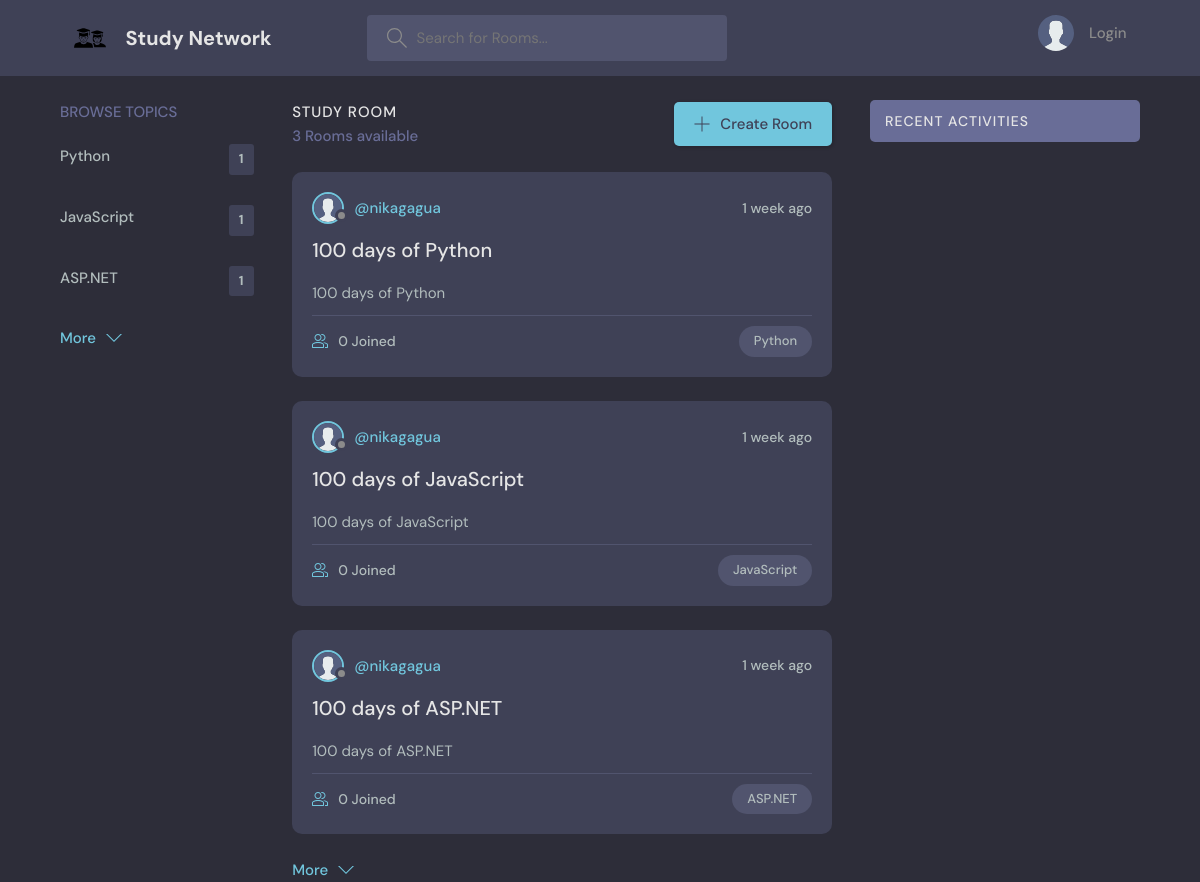
/, run on an earlier commit of the app's database.
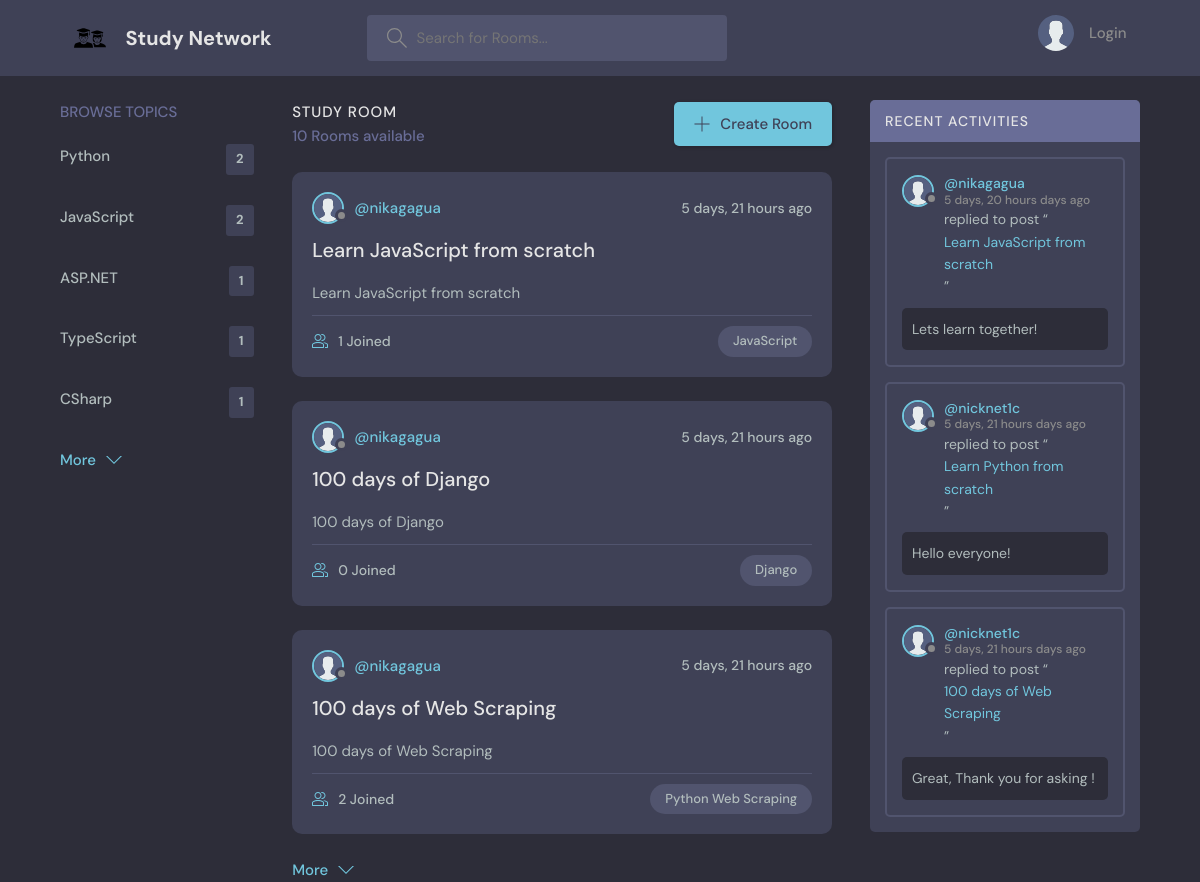
And on a later commit of the database.
### base/models.py (models this page shows, shortened)
class Topic(models.Model):
    name = models.CharField(max_length=200)
    class Meta:
        ordering = ['-name']

class Room(models.Model):
    host = models.ForeignKey(User, on_delete=models.SET_NULL, null=True)
    topic = models.ForeignKey(Topic, on_delete=models.SET_NULL, null=True)
    name = models.CharField(max_length=200)
    description = models.TextField(null=True, blank=True)
    participants = models.ManyToManyField(User, related_name='participants', blank=True)
    updated = models.DateTimeField(auto_now=True)
    created = models.DateTimeField(auto_now_add=True)
    class Meta:
        ordering = ['-updated', '-created']

class User(AbstractUser):
    username = models.CharField(max_length=150, unique=True)
    name = models.CharField(max_length=200, null=True)
    email = models.EmailField(unique=True, null=True)
    bio = models.TextField(null=True)
    avatar = models.ImageField(null=True, default="avatar.svg")
    USERNAME_FIELD = 'email'
    REQUIRED_FIELDS = ['username']

class Message(models.Model):
    user = models.ForeignKey(User, on_delete=models.CASCADE)
    room = models.ForeignKey(Room, on_delete=models.CASCADE)
    body = models.TextField()
    updated = models.DateTimeField(auto_now=True)
    created = models.DateTimeField(auto_now_add=True)
    class Meta:
        ordering = ['-updated', '-created']

### base/views.py (the view)
# urls.py: path('', views.home, name='home'),
def home(request):
    q = request.GET.get('q') if request.GET.get('q') is not None else ''
    topics = Topic.objects.annotate(room_count=Count('room')).order_by('-room_count')
    rooms = Room.objects.filter(
        Q(topic__name__icontains=q) |
        Q(name__icontains=q) |
        Q(description__icontains=q)
    )[:3]
    show_all_room = Room.objects.filter(
        Q(topic__name__icontains=q) |
        Q(name__icontains=q) |
        Q(description__icontains=q)
    )[3:]
    top_topics = topics[0:5]
    other_topics = topics[5:]
    room_by_topic = {topic.id: Room.objects.filter(topic=topic)[0:3] for topic in top_topics}
    all_room_by_topic = {topic.id: Room.objects.filter(topic=topic)[3:0] for topic in top_topics}
    all_room_count = Room.objects.all().count()
    room_messages = Message.objects.filter(
        Q(room__topic__name__icontains=q))[0:3]
    user = request.user if request.user.is_authenticated else None
    context = {
        'user': user,
        'rooms': rooms,
        'topics': top_topics,
        'room_messages': room_messages,
        'other_topics': other_topics,
        'all_room_count': all_room_count,
        'room_by_topic': room_by_topic,
        'all_room_by_topic': all_room_by_topic,
        'q': q
    }
    return render(request, 'base/home.html', context)

### base/templates/base/home.html (shortened to what this page needs)
{% extends 'main.html' %}
{% block content %}
    <body>
    <main class="layout layout--3">
        <div class="container">
            {% include 'base/topic_component.html' %}
            {% include 'base/feed_component.html' %}
            {%  include 'base/activity_component.html' %}
        </div>
    </main>
    </body>
{% endblock %}

### base/templates/base/topic_component.html (shortened to what this page needs)
<div class="topics">
    <div class="topics__header">
        <h2>Browse Topics</h2>
    </div>
    <ul class="topics__list" id="defaultTopics">
        {% for topic in topics %}
            <li>
                <a href="{% url 'home' %}?q={{ topic.name }}">
                    {{ topic.name }} <span>{{ topic.room_count }}</span>
                </a>
            </li>
        {% endfor %}
    </ul>
    <a class="btn btn--link" href="#" id="showMoreTopics">
        More
        <svg xmlns="http://www.w3.org/2000/svg" width="32" height="32" viewBox="0 0 32 32">
            <title>chevron-down</title>
            <path d="M16 21l-13-13h-3l16 16 16-16h-3l-13 13z"></path>
        </svg>
    </a>
</div>

### base/templates/base/feed_component.html (shortened to what this page needs)
<div class="roomList">
    <div class="roomList__header">
        <div>
            <h2>Study Room</h2>
            <p>{{ all_room_count }} Rooms available</p>
        </div>
        <a class="btn btn--main" href="{% url 'create-room' %}">
            <svg xmlns="http://www.w3.org/2000/svg" width="32" height="32"
                 viewBox="0 0 32 32">
                <title>add</title>
                <path
                        d="M16.943 0.943h-1.885v14.115h-14.115v1.885h14.115v14.115h1.885v-14.115h14.115v-1.885h-14.115v-14.115z"
                ></path>
            </svg>
            Create Room
        </a>
    </div>
    {% for room in rooms %}
        <div class="roomListRoom">
            <div class="roomListRoom__header">
                <a href="{% url 'user-profile' room.host.id %}" class="roomListRoom__author">
                    <div class="avatar avatar--small">
                        <img src="{{ room.host.avatar.url }}" alt="user avatar"/>
                    </div>
                    <span>@{{ room.host.username }}</span>
                </a>
                <div class="roomListRoom__actions">
                    <span>{{ room.created | timesince }} ago</span>
                </div>
            </div>
            <div class="roomListRoom__content">
                <a href="{% url 'room' room.id %}">{{ room.name }}</a>
                <p>
                    {{ room.description }}
                </p>
            </div>
            <div class="roomListRoom__meta">
                <a href="{% url 'room' room.id %}" class="roomListRoom__joined">
                    {{ room.participants.count }} Joined
                </a>
                <p class="roomListRoom__topic">{{ room.topic.name }}</p>
            </div>
        </div>
    {% endfor %}
    <a class="btn btn--link" href="#" id="showMoreRooms">
        More
        <svg xmlns="http://www.w3.org/2000/svg" width="32" height="32" viewBox="0 0 32 32">
            <title>chevron-down</title>
            <path d="M16 21l-13-13h-3l16 16 16-16h-3l-13 13z"></path>
        </svg>
    </a>
</div>

### base/templates/base/activity_component.html (shortened to what this page needs)
<div class="activities">
    <div class="activities__header">
        <h2>Recent Activities</h2>
    </div>
    {% for message in room_messages %}
        <div class="activities__box">
            <div class="activities__boxHeader roomListRoom__header">
                <a href="{% url 'user-profile' message.user.id %}" class="roomListRoom__author">
                    <div class="avatar avatar--small">
                        <img src="{{ message.user.avatar.url }}" alt="user avatar"/>
                    </div>
                    <p>
                        @{{ message.user.username }}
                        <span>{{ message.created | timesince }} days ago</span>
                    </p>
                </a>
            </div>
            <div class="activities__boxContent">
                <p>replied to post “<a href="{% url 'room' message.room.id %}">{{ message.room.name }}</a>”</p>
                <div class="activities__boxRoomContent">
                    {{ message.body }}
                </div>
            </div>
        </div>
    {% endfor %}
</div>

What changed in the data, as far as the page shows it:
no longer on this page (row unchanged): Room: host.avatar (placeholder picture), host.username "nikagagua", created "1 week", name "100 days of Python", description "100 days of Python", participants.count "0", topic.name "Python"
no longer on this page (row unchanged): Room: host.avatar (placeholder picture), host.username "nikagagua", created "1 week", name "100 days of JavaScript", description "100 days of JavaScript", participants.count "0", topic.name "JavaScript"
no longer on this page (row unchanged): Room: host.avatar (placeholder picture), host.username "nikagagua", created "1 week", name "100 days of ASP.NET", description "100 days of ASP.NET", participants.count "0", topic.name "ASP.NET"
computed for Topic "Python": room_count "1" → "2"
computed for Topic "JavaScript": room_count "1" → "2"
added Topic: name "TypeScript", room_count "1"
added Topic: name "CSharp", room_count "1"
added Room: host.avatar (placeholder picture), host.username "nikagagua", created "5 days, 21 hours", name "Learn JavaScript from scratch", description "Learn JavaScript from scratch", participants.count "1", topic.name "JavaScript"
added Room: host.avatar (placeholder picture), host.username "nikagagua", created "5 days, 21 hours", name "100 days of Django", description "100 days of Django", participants.count "0", topic.name "Django"
added Room: host.avatar (placeholder picture), host.username "nikagagua", created "5 days, 21 hours", name "100 days of Web Scraping", description "100 days of Web Scraping", participants.count "2", topic.name "Python Web Scraping"
added Message: user.avatar (placeholder picture), user.username "nikagagua", created "5 days, 20 hours", room.name "Learn JavaScript from scratch", body "Lets learn together!"
added Message: user.avatar (placeholder picture), user.username "nicknet1c", created "5 days, 21 hours", room.name "Learn Python from scratch", body "Hello everyone!"
added Message: user.avatar (placeholder picture), user.username "nicknet1c", created "5 days, 21 hours", room.name "100 days of Web Scraping", body "Great, Thank you for asking !"
Also different on the page:
{{ all_room_count }}: "3" → "10"
